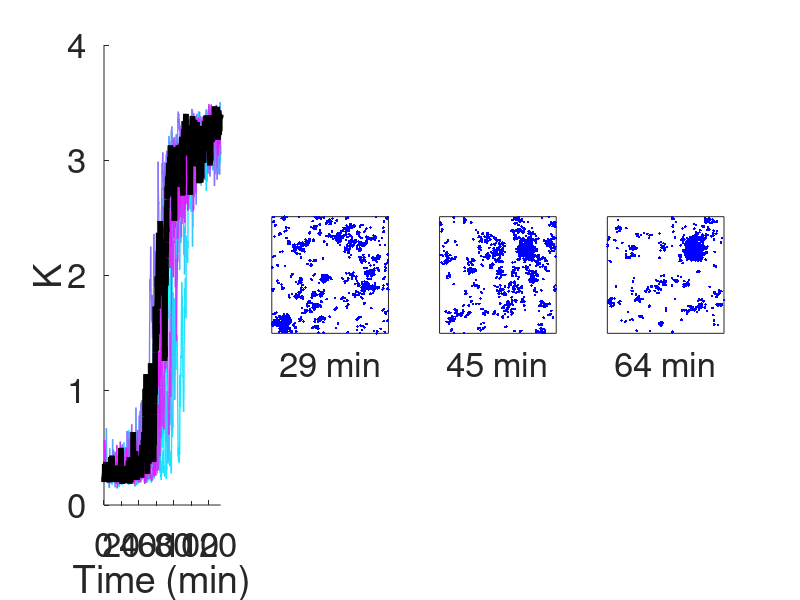

The MATLAB source for this figure:
% Simulations were performed with 3000 Cdc42, 170 Bem1-GEF, 30 Far1-GEF,
% and 2500 receptors, and the initial conditions were uniformly distributed 
% molecules. Uniform pheromone was applied to the domain from 0 to 1000 
% seconds to generate relocating polarity sites. A pheromone gradient was 
% applied to the domain from 1000 to 4000 seconds for stabilization of
% the polarity sites.

% Plot Ripley's K function values.
load('FigureData/Figure6B.mat')
seeds = 10;
% Color map for the plots.
cmap = cool(seeds);
% Time in the unit of minutes.
time = (0:10:8000)/60;
figure('units','pixels','position',[300 300 1200 300]); 
for j = 1:seeds
    subplot(1,4,1); hold on
    % Plot time series of K
    plot(time,K(j,:),'color',cmap(j, :),'linewidth',1)
end
ylim([0,4])
xlim([0,8000/60])
xlabel('Time (min)')
ylabel('K')
set(gca,'fontsize',25)

% Mark one line of K in black and  plotted its snapshots of Cdc42-GTP
% at different time points. 
plot(time,K(10,:),'color','k','linewidth',4)
load('Coordinates/Figure6B_coordinates.mat')
L = 8.8623; % domain length
subplot(1,4,2)
plot(x_1,y_1,'b.')
xticks([]); yticks([]); ylim([0,L]); xlim([0,L]); axis square;
xlabel('29 min','fontsize',25)

subplot(1,4,3)
plot(x_2,y_2,'b.')
xticks([]); yticks([]); ylim([0,L]); xlim([0,L]); axis square;
xlabel('45 min','fontsize',25)

subplot(1,4,4)
plot(x_3,y_3,'b.')
xticks([]); yticks([]); ylim([0,L]); xlim([0,L]); axis square;
xlabel('64 min','fontsize',25)
